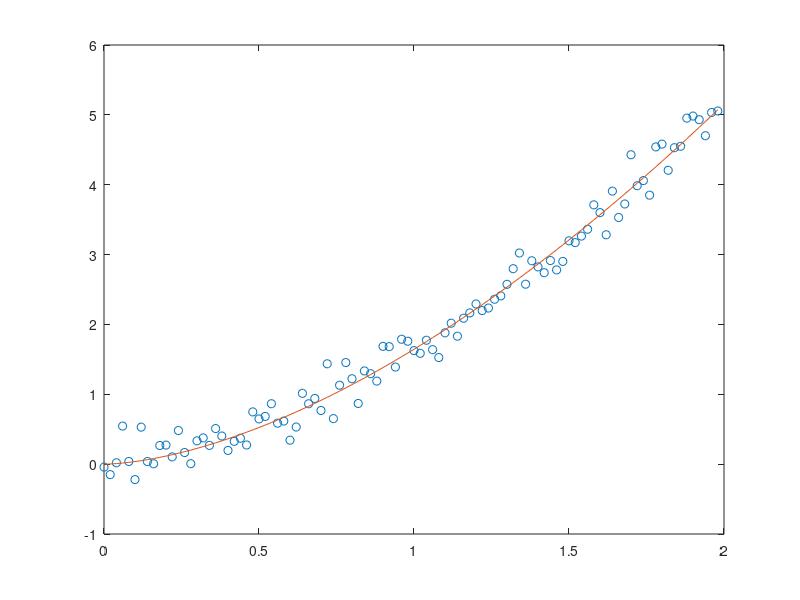

Write MATLAB code to recreate this figure.
clc;
alpha = 0.472617;
X = [0; 0.02; 0.04; 0.06; 0.08;
    0.1; 0.12; 0.14; 0.16; 0.18;
    0.2; 0.22; 0.24; 0.26; 0.28;
    0.3; 0.32; 0.34; 0.36; 0.38;
    0.4; 0.42; 0.44; 0.46; 0.48;
    0.5; 0.52; 0.54; 0.56; 0.58;
    0.6; 0.62; 0.64; 0.66; 0.68;
    0.7; 0.72; 0.74; 0.76; 0.78;
    0.8; 0.82; 0.84; 0.86; 0.88;
    0.9; 0.92; 0.94; 0.96; 0.98;
    1; 1.02; 1.04; 1.06; 1.08;
    1.1; 1.12; 1.14; 1.16; 1.18;
    1.2; 1.22; 1.24; 1.26; 1.28;
    1.3; 1.32; 1.34; 1.36; 1.38;
    1.4; 1.42; 1.44; 1.46; 1.48;
    1.5; 1.52; 1.54; 1.56; 1.58;
    1.6; 1.62; 1.64; 1.66; 1.68;
    1.7; 1.72; 1.74; 1.76; 1.78;
    1.8; 1.82; 1.84; 1.86; 1.88;
    1.9; 1.92; 1.94; 1.96; 1.98;]';

Y = [-0.0422223; -0.150032; 0.0197163; 0.544772; 0.0383798;
    -0.220912; 0.529664; 0.0377839; 0.00556966; 0.267008;
    0.272636; 0.103871; 0.480956; 0.166219; 0.00671927;
    0.333737; 0.375978; 0.268347; 0.509515; 0.402574;
    0.196502; 0.326463; 0.370701; 0.274179; 0.74806;
    0.647391; 0.683095; 0.864904; 0.586789; 0.616522;
    0.342838; 0.531556; 1.01355; 0.864395; 0.939764;
    0.767735; 1.43641; 0.651621; 1.13034; 1.45427;
    1.22279; 0.868489; 1.3344; 1.29512; 1.18882;
    1.68621; 1.68198; 1.38978; 1.78794; 1.75947;
    1.62523; 1.58644; 1.77373; 1.63891; 1.52598;
    1.87966; 2.01781; 1.83167; 2.08887; 2.16504;
    2.2929; 2.19839; 2.23436; 2.36088; 2.40883;
    2.57397; 2.79777; 3.02241; 2.57582; 2.91087;
    2.82388; 2.74006; 2.9147; 2.78038; 2.90197;
    3.19668; 3.17151; 3.26475; 3.36249; 3.71174;
    3.60087; 3.28328; 3.90811; 3.53091; 3.72425;
    4.42906; 3.98547; 4.05935; 3.85023; 4.54126;
    4.58103; 4.20684; 4.52988; 4.55017; 4.95329;
    4.98308; 4.93088; 4.70114; 5.03429; 5.05525;]';

fn = @(X,a,b,c,d)(a*(X.^b) + c*(X.^d));
delp = 1e-6;
dfa = @(x,a,b,c,d,delp) ((fn(x,a+delp,b,c,d)-fn(x,a,b,c,d))/delp);
dfb = @(x,a,b,c,d,delp) ((fn(x,a,b+delp,c,d)-fn(x,a,b,c,d))/delp);
dfc = @(x,a,b,c,d,delp) ((fn(x,a,b,c+delp,d)-fn(x,a,b,c,d))/delp);
dfd = @(x,a,b,c,d,delp) ((fn(x,a,b,c,d+delp)-fn(x,a,b,c,d))/delp);
a=1;b=1;c=1;d=1;

nump =4;
error_dof = length(X)-nump;
reg_dof = nump-1;
lambda = 0.1;
tuning_param = 5;
stat =1;
lambda_l = 1e-12;
lambda_h = 1e+12;
param = zeros(4,1);
param(:,1) = [1,1,1,1];
del_exit = 1e-6;
del_exiti = 10*del_exit;
covbeta =zeros(nump,nump);
SST = sum(Y.^2);
SSE = 0;
SSR = 0;
numit = 0;
chi_old = 0;
chi_new = 0;
while del_exiti>del_exit 
    if stat ==1
        dely = Y - fn(X,param(1,1),param(2,1),param(3,1),param(4,1));
        jmat = [dfa(X,param(1,1),param(2,1),param(3,1),param(4,1),delp);dfb(X,param(1,1),param(2,1),param(3,1),param(4,1),delp);dfc(X,param(1,1),param(2,1),param(3,1),param(4,1),delp);dfd(X,param(1,1),param(2,1),param(3,1),param(4,1),delp);]';
        chi_old = sum(dely.^2);
    end
    jtj = jmat'*jmat;
    for i = 1:4
        jtj(i,i) = jtj(i,i) + lambda*jtj(i,i);
    end
    param = param + (jtj)^-1*jmat'*dely';
    delyn = Y - fn(X,param(1,1),param(2,1),param(3,1),param(4,1));
    chi_new = sum(delyn.^2);
    del_exiti = abs(chi_old - chi_new);
    
    if del_exiti <= del_exit
        ycap = fn(X,param(1,1),param(2,1),param(3,1),param(4,1));
        SSE = sum((Y-ycap).^2);
        SSR = SST - SSE;
        sigmacap = SSE/error_dof;
        covbeta = sigmacap * (jtj)^-1;
    end
    numit = numit+1;
    if chi_old > chi_new 
        if lambda/tuning_param > lambda_l 
            lambda = lambda/tuning_param;
        end
        chi_old = chi_new;
    else
        if lambda*tuning_param < lambda_h 
            lambda = lambda*tuning_param; 
        end  
    end
    
end
Fcal= (SSR/reg_dof)/sigmacap;
ftabl = finv(alpha/2,reg_dof,error_dof);
ftabh = finv(1-alpha/2,reg_dof,error_dof);
ftest_status = 0;
if Fcal < ftabl || Fcal>ftabh
   ftest_status = 1;
end
paramr = zeros(nump,4);
paramr(:,1) = param;
paramr(:,2) = param - abs(tinv(alpha/2,error_dof)*sqrt(diag(covbeta)));
paramr(:,3) = param + abs(tinv(alpha/2,error_dof)*sqrt(diag(covbeta)));
paramr(:,4) = param .*sqrt(diag(covbeta)).^-1;
disp(paramr);
disp(numit);
disp(SSE);
plot(X,Y,'o',X,ycap);
